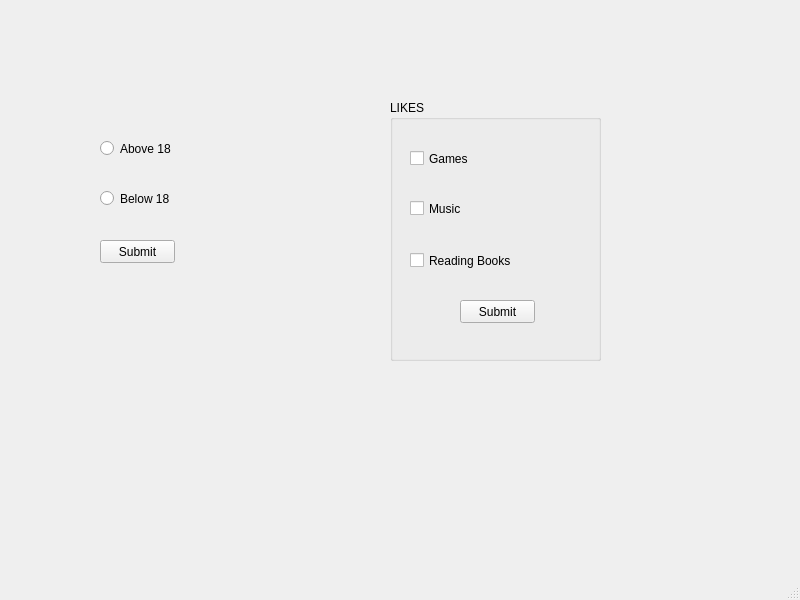
<?xml version="1.0" encoding="UTF-8"?>
<ui version="4.0">
 <class>MainWindow</class>
 <widget class="QMainWindow" name="MainWindow">
  <property name="geometry">
   <rect>
    <x>0</x>
    <y>0</y>
    <width>800</width>
    <height>600</height>
   </rect>
  </property>
  <property name="windowTitle">
   <string>MainWindow</string>
  </property>
  <widget class="QWidget" name="centralwidget">
   <widget class="QRadioButton" name="radioButton_1">
    <property name="geometry">
     <rect>
      <x>100</x>
      <y>140</y>
      <width>82</width>
      <height>17</height>
     </rect>
    </property>
    <property name="text">
     <string>Above 18</string>
    </property>
   </widget>
   <widget class="QRadioButton" name="radioButton_2">
    <property name="geometry">
     <rect>
      <x>100</x>
      <y>190</y>
      <width>82</width>
      <height>17</height>
     </rect>
    </property>
    <property name="text">
     <string>Below 18</string>
    </property>
   </widget>
   <widget class="QPushButton" name="pushButton_1">
    <property name="geometry">
     <rect>
      <x>100</x>
      <y>240</y>
      <width>75</width>
      <height>23</height>
     </rect>
    </property>
    <property name="text">
     <string>Submit</string>
    </property>
   </widget>
   <widget class="QGroupBox" name="groupBox_2">
    <property name="geometry">
     <rect>
      <x>390</x>
      <y>100</y>
      <width>211</width>
      <height>261</height>
     </rect>
    </property>
    <property name="title">
     <string>LIKES</string>
    </property>
    <widget class="QCheckBox" name="checkBox_1">
     <property name="geometry">
      <rect>
       <x>20</x>
       <y>50</y>
       <width>70</width>
       <height>17</height>
      </rect>
     </property>
     <property name="text">
      <string>Games</string>
     </property>
    </widget>
    <widget class="QCheckBox" name="checkBox_2">
     <property name="geometry">
      <rect>
       <x>20</x>
       <y>100</y>
       <width>70</width>
       <height>17</height>
      </rect>
     </property>
     <property name="text">
      <string>Music</string>
     </property>
    </widget>
    <widget class="QCheckBox" name="checkBox_3">
     <property name="geometry">
      <rect>
       <x>20</x>
       <y>150</y>
       <width>101</width>
       <height>21</height>
      </rect>
     </property>
     <property name="text">
      <string>Reading Books</string>
     </property>
    </widget>
    <widget class="QPushButton" name="pushButton_2">
     <property name="geometry">
      <rect>
       <x>70</x>
       <y>200</y>
       <width>75</width>
       <height>23</height>
      </rect>
     </property>
     <property name="text">
      <string>Submit</string>
     </property>
    </widget>
   </widget>
  </widget>
  <widget class="QMenuBar" name="menubar">
   <property name="geometry">
    <rect>
     <x>0</x>
     <y>0</y>
     <width>800</width>
     <height>21</height>
    </rect>
   </property>
  </widget>
  <widget class="QStatusBar" name="statusbar"/>
 </widget>
 <resources/>
 <connections/>
</ui>
